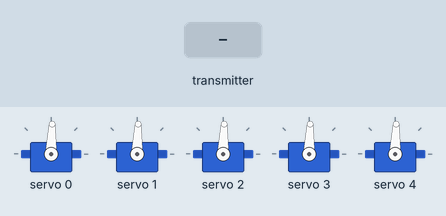
A sketch run on a simulated ESP32. On the bench: 5 × servo. Inputs (shaded band) come from the test bench. What the sketch prints to the serial monitor is not drawn.

Above: at 1.2 s.
1.3 s: the transmitter starts sending joint.0 = 0
At 2.5 s:
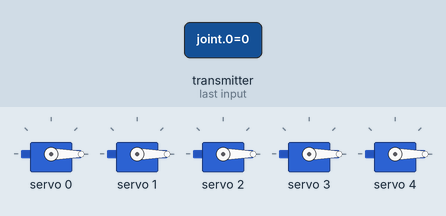
2.8 s: the transmitter starts sending joint.1 = 64
At 3.9 s:
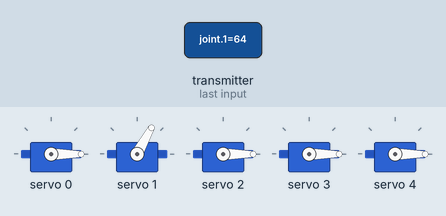
4.3 s: the transmitter starts sending joint.2 = 64
At 4.8 s:
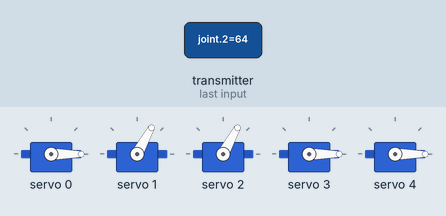
5.8 s: the transmitter starts sending joint.3 = 64
At 7.0 s:
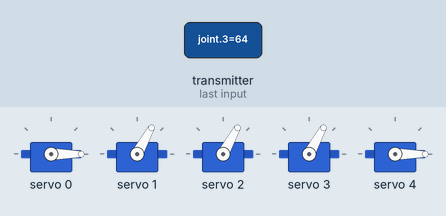
7.3 s: the transmitter starts sending joint.4 = 64
At 8.5 s:
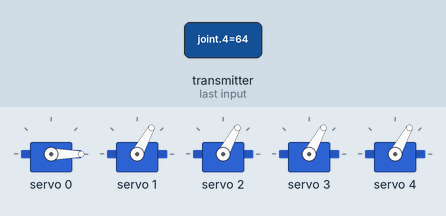
8.8 s: the transmitter starts sending joint.0 = 64
At 9.7 s:
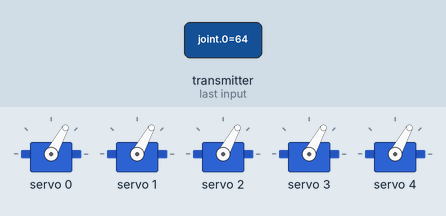
Timing chart, 0 to 11.3 s (numbered marks = the images above; inputs shaded):
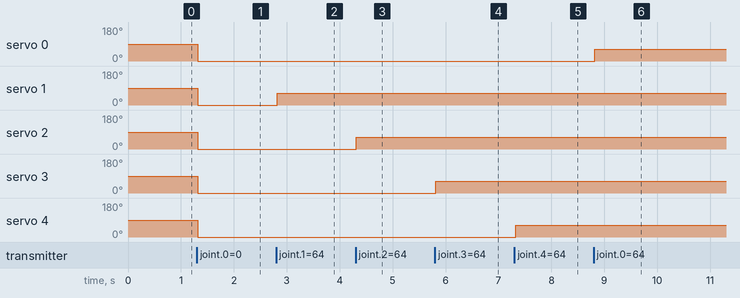

Measured:
- after the input at 1.3 s, servo 0–4: 88° → 0° at once
- after the input at 2.8 s, servo 1: 0° → 61° at once
- after the input at 4.3 s, servo 2: 0° → 61° at once
- after the input at 5.8 s, servo 3: 0° → 61° at once
- after the input at 7.3 s, servo 4: 0° → 61° at once
- after the input at 8.8 s, servo 0: 0° → 61° at once

The sketch:

SlaveCode.ino
```cpp
#include <esp_now.h>
#include <WiFi.h>
#include <Wire.h>
#include <Adafruit_PWMServoDriver.h>

// ─── PCA9685 Setup ──────────────────────────────────────────
Adafruit_PWMServoDriver pwm = Adafruit_PWMServoDriver(0x40); // default I²C addr

// Servo PWM pulse range — tune these to match your servos
// Standard servos: ~500 µs (0°) to ~2400 µs (180°)
// At 50 Hz, one period = 20,000 µs → 4096 ticks
// tick = µs * 4096 / 20000
const int SERVO_MIN_TICK = 102;   // ≈ 500 µs  → 0°
const int SERVO_MAX_TICK = 492;   // ≈ 2400 µs → 180°
const int SERVO_FREQ_HZ  = 50;    // standard servo PWM frequency
const int NUM_JOINTS     = 5;     // must match master

// ─── ESP-NOW ────────────────────────────────────────────────
// Must match the master's ArmPosition struct exactly
typedef struct {
  uint8_t joint[5];   // angles 0–180° for joints 1–5
} ArmPosition;

// ─── State ──────────────────────────────────────────────────
volatile bool      newDataReady = false;
volatile ArmPosition pendingPos  = {};
ArmPosition        currentPos   = {};

// ─── Helper: angle (0–180°) → PCA9685 tick count ───────────
/**
 * Maps a joint angle to the correct PWM tick value for the PCA9685.
 * @param angle  Desired angle in degrees (0–180).
 * @return       Tick count to pass to setPWM().
 */
uint16_t angleToPwmTick(uint8_t angle) {
  return (uint16_t) map(angle, 0, 180, SERVO_MIN_TICK, SERVO_MAX_TICK);
}

// ─── Helper: move one servo channel ─────────────────────────
/**
 * Commands a single PCA9685 channel to the given angle.
 * @ param channel  PCA9685 output channel (0–4 for joints 1–5).
 * @ param angle    Target angle in degrees (0–180).
 */
void setServoAngle(uint8_t channel, uint8_t angle) {
  uint16_t tick = angleToPwmTick(constrain(angle, 0, 180));
  pwm.setPWM(channel, 0, tick);
}

// ─── Helper: apply a full ArmPosition to all servos ─────────
/**
 * Writes all 5 joint angles from an ArmPosition struct to the PCA9685.
 * @param pos  Position to apply.
 */
void applyPosition(const ArmPosition &pos) {
  for (int i = 0; i < NUM_JOINTS; i++) {
    setServoAngle(i, pos.joint[i]);
  }
}

// ─── ESP-NOW Receive Callback ────────────────────────────────
/**
 * Called by the ESP-NOW stack on every received packet.
 * Copies the incoming data into pendingPos and sets the flag.
 * NOTE: Keep this ISR-like function fast — no Serial, no delays.
 *
 * @param mac   MAC address of the sender (master).
 * @param data  Raw received bytes.
 * @param len   Length of received data in bytes.
 */
void onReceive(const esp_now_recv_info_t *info, const uint8_t *data, int len) {
  if (len != sizeof(ArmPosition)) return;
  memcpy((void *)&pendingPos, data, sizeof(ArmPosition));
  newDataReady = true;
}
// ════════════════════════════════════════════════════════════
//  SETUP
// ════════════════════════════════════════════════════════════
void setup() {
  Serial.begin(115200);
  Serial.println("Slave arm booting...");

  // ── I²C + PCA9685 ──
  Wire.begin(21, 22);           // SDA=21, SCL=22
  pwm.begin();
  pwm.setOscillatorFrequency(27000000);  // calibrate to your board (typ. 25–27 MHz)
  pwm.setPWMFreq(SERVO_FREQ_HZ);
  delay(10);

  // Centre all servos at startup (90°)
  for (int i = 0; i < NUM_JOINTS; i++) {
    currentPos.joint[i] = 90;
  }
  applyPosition(currentPos);
  Serial.println("Servos centred at 90°.");

  // ── WiFi + ESP-NOW ──
  WiFi.mode(WIFI_STA);
  WiFi.disconnect();            // ensure not associated to any AP

  // Print this board's MAC so you can paste it into the master
  Serial.print("Slave MAC address: ");
  Serial.println(WiFi.macAddress());

  if (esp_now_init() != ESP_OK) {
    Serial.println("ESP-NOW init FAILED — halting.");
    while (true) delay(1000);
  }

  esp_now_register_recv_cb(onReceive);
  Serial.println("Slave ready — waiting for master packets.");
}

// ════════════════════════════════════════════════════════════
//  MAIN LOOP
// ════════════════════════════════════════════════════════════
void loop() {
  // Check if the ESP-NOW callback deposited a new position
  if (newDataReady) {
    newDataReady = false;

    // Copy from volatile buffer under atomic-safe window
    ArmPosition pos;
    noInterrupts();
    memcpy(&pos, (const void *)&pendingPos, sizeof(ArmPosition));
    interrupts();

    // Apply to all servos
    applyPosition(pos);
    currentPos = pos;

    Serial.printf("[RX] J1=%d J2=%d J3=%d J4=%d J5=%d\n",
      pos.joint[0], pos.joint[1], pos.joint[2],
      pos.joint[3], pos.joint[4]);
  }

  // Nothing else to do — servo commands are fire-and-forget via I²C.
  // Add a small yield so the ESP32 WiFi/ESP-NOW stack can run.
  delay(10);
}
```
